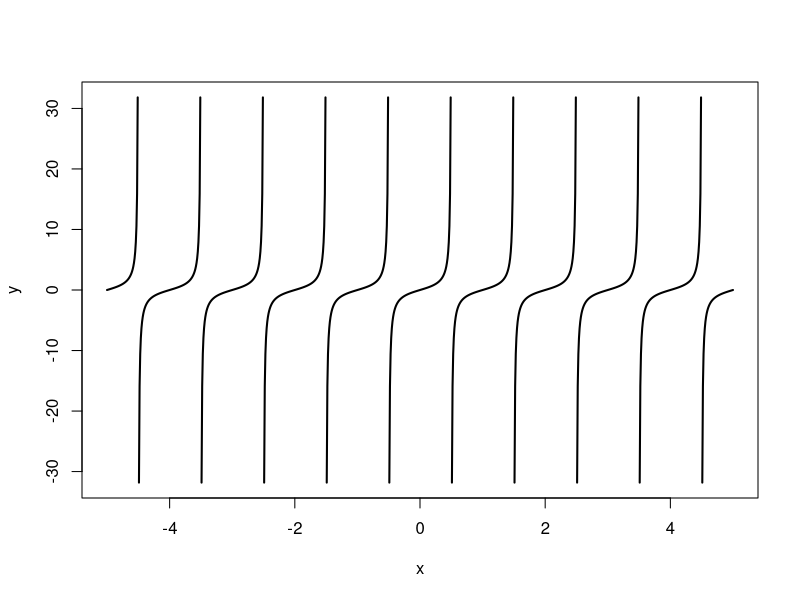

Recreate this plot in R.
x <- seq(-3, 7, by = 1/80)
tx <- cbind(x, cos(pi*x), cospi(x), sin(pi*x), sinpi(x),
               tan(pi*x), tanpi(x), deparse.level=2)
op <- options(digits = 4, width = 90) # for nice formatting
head(tx)
tx[ (x %% 1) %in% c(0, 0.5) ,]
options(op)

a = -5
b = 5

x = seq(a,b, by = 0.01)
y = tanpi(x)
plot(y~x, lwd = 2, type = "l")




